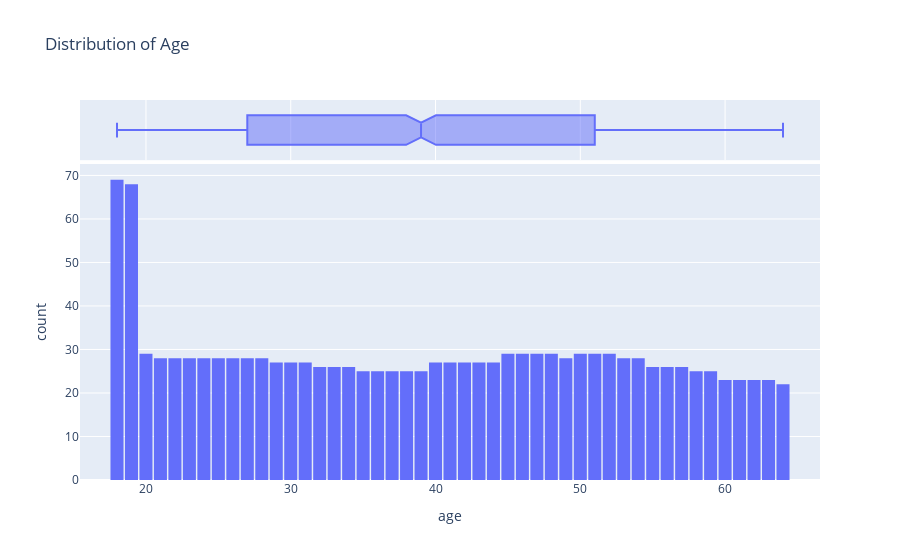
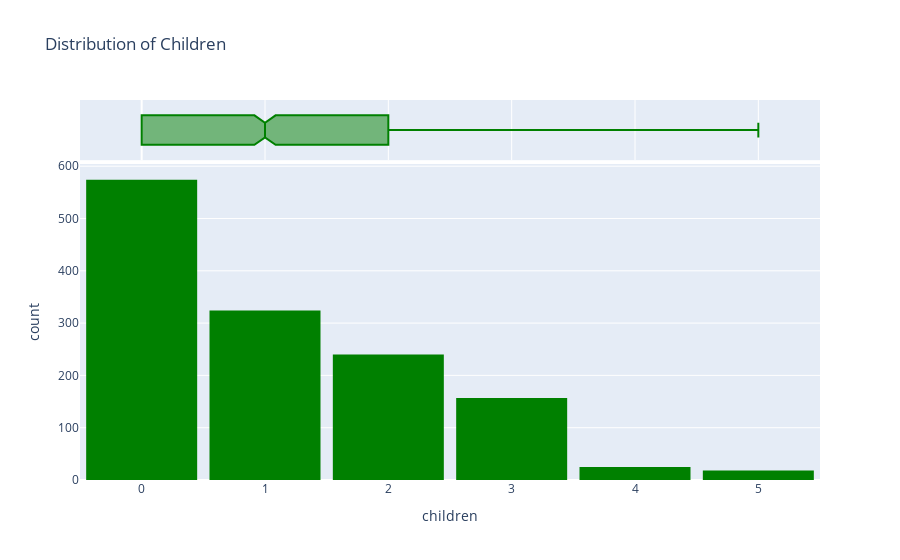

Here is the notebook cell these charts were saved with, in order:
### Code cell
sns.set_style('darkgrid')
plt.rcParams['figure.figsize'] = (10,6)
plt.rcParams['font.size'] = 14
plt.rcParams['figure.facecolor'] = '#00000000'

fig = px.histogram(df, x='age', marginal='box',nbins=47, title="Distribution of Age")
fig.update_layout(bargap = 0.1)
fig.show()
# The distribution is uniform except at ages between  18-20

fig = px.histogram(df, x='children', marginal='box',color_discrete_sequence=['green']
                   ,title="Distribution of Children")
fig.update_layout(bargap = 0.1)
fig.show()

### Figure 1 — Plotly figure (JSON) as saved in the notebook; plotly's stock layout.template omitted (floating-point values rounded to 4 significant figures; data arrays with more than 128 entries replaced by an {"elided": "..."} marker saying what was removed)
{"data": [{"alignmentgroup": "True", "bingroup": "x", "hovertemplate": "age=%{x}<br>count=%{y}<extra></extra>", "legendgroup": "", "marker": {"color": "#636efa"}, "name": "", "nbinsx": 47, "offsetgroup": "", "orientation": "v", "showlegend": false, "type": "histogram", "x": {"elided": "1338 int values"}, "xaxis": "x", "yaxis": "y"}, {"alignmentgroup": "True", "hovertemplate": "age=%{x}<extra></extra>", "legendgroup": "", "marker": {"color": "#636efa"}, "name": "", "notched": true, "offsetgroup": "", "showlegend": false, "type": "box", "x": {"elided": "1338 int values"}, "xaxis": "x2", "yaxis": "y2"}], "layout": {"bargap": 0.1, "barmode": "relative", "legend": {"tracegroupgap": 0}, "title": {"text": "Distribution of Age"}, "xaxis": {"anchor": "y", "domain": [0, 1], "title": {"text": "age"}}, "xaxis2": {"anchor": "y2", "domain": [0, 1], "matches": "x", "showgrid": true, "showticklabels": false}, "yaxis": {"anchor": "x", "domain": [0, 0.8316], "title": {"text": "count"}}, "yaxis2": {"anchor": "x2", "domain": [0.8416, 1], "matches": "y2", "showgrid": false, "showline": false, "showticklabels": false, "ticks": ""}}}

### Figure 2 — Plotly figure (JSON) as saved in the notebook; plotly's stock layout.template omitted (floating-point values rounded to 4 significant figures; data arrays with more than 128 entries replaced by an {"elided": "..."} marker saying what was removed)
{"data": [{"alignmentgroup": "True", "bingroup": "x", "hovertemplate": "children=%{x}<br>count=%{y}<extra></extra>", "legendgroup": "", "marker": {"color": "green"}, "name": "", "offsetgroup": "", "orientation": "v", "showlegend": false, "type": "histogram", "x": {"elided": "1338 int values"}, "xaxis": "x", "yaxis": "y"}, {"alignmentgroup": "True", "hovertemplate": "children=%{x}<extra></extra>", "legendgroup": "", "marker": {"color": "green"}, "name": "", "notched": true, "offsetgroup": "", "showlegend": false, "type": "box", "x": {"elided": "1338 int values"}, "xaxis": "x2", "yaxis": "y2"}], "layout": {"bargap": 0.1, "barmode": "relative", "legend": {"tracegroupgap": 0}, "title": {"text": "Distribution of Children"}, "xaxis": {"anchor": "y", "domain": [0, 1], "title": {"text": "children"}}, "xaxis2": {"anchor": "y2", "domain": [0, 1], "matches": "x", "showgrid": true, "showticklabels": false}, "yaxis": {"anchor": "x", "domain": [0, 0.8316], "title": {"text": "count"}}, "yaxis2": {"anchor": "x2", "domain": [0.8416, 1], "matches": "y2", "showgrid": false, "showline": false, "showticklabels": false, "ticks": ""}}}
